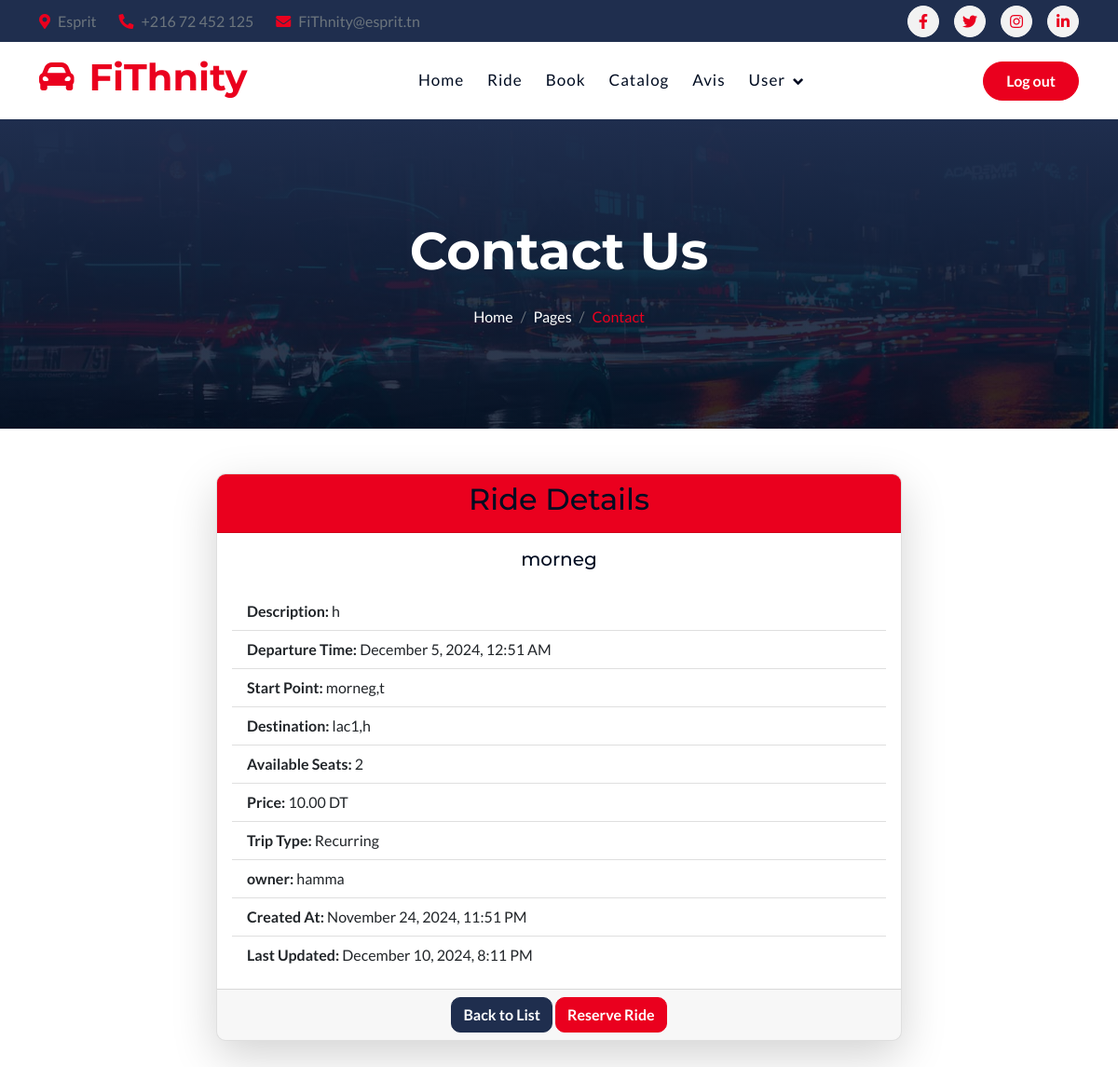
/rides/8/ (signed in), run on the app's committed database.
### Rides/models.py (models this page shows, shortened)
class Ride(models.Model):
    id_ride = models.IntegerField(primary_key=True)
    owner = models.ForeignKey(
        settings.AUTH_USER_MODEL,
        on_delete=models.CASCADE)
    name = models.CharField(
        max_length=100,
        validators=[RegexValidator(regex=r'^[\w\s]+$', message="The name can only contain alphanumeric characters.")]
    )
    description = models.TextField(blank=True, null=True)
    departure_time = models.DateTimeField(
        validators=[validate_future_date],  # Ensure the date and time are in the future
        error_messages={'required': "The departure date and time are required."},
    )
    start_point = models.CharField(
        max_length=255,
        validators=[validate_city_town],
        error_messages={'invalid': "The start point must be 'town, Tunisia'."}
    )
    destination = models.CharField(
        max_length=255,
        validators=[validate_city_town],
        error_messages={'invalid': "The destination must be 'town, Tunisia'."}
    )
    available_seats = models.PositiveIntegerField(
        default=0,
        validators=[MinValueValidator(1), MaxValueValidator(4)],  # Seats between 1 and 4
        error_messages={
            'min_value': "The number of available seats cannot be less than 1.",
            'max_value': "The number of available seats cannot be more than 4.",
            'invalid': "Please enter a valid number of available seats."
        }
    )
    price = models.DecimalField(
        max_digits=5,
        decimal_places=2,
        validators=[MinValueValidator(0), MaxValueValidator(15)],  # Max value updated to 15
        error_messages={
            'min_value': "The price must be greater than 0.",
            'max_value': "The price cannot be more than 15 DT.",
            'invalid': "Please enter a valid price."
        }
    )
    RECURRING_CHOICES = [
        ('ponctuel', 'Single Trip'),
        ('recurrent', 'Recurring Trip'),
    ]
    is_recurring = models.CharField(
        max_length=10,
        choices=RECURRING_CHOICES,
        default='ponctuel',  # Default to Single Trip
        error_messages={'invalid_choice': "Please choose between 'Single Trip' or 'Recurring Trip'."}
    )
    created_at = models.DateTimeField(auto_now_add=True)
    updated_at = models.DateTimeField(auto_now=True)
    def get_is_recurring_display(self):
        return "Recurring" if self.is_recurring else "One-time"

### userapp/models.py (models this page shows)
class user (AbstractUser):
    cin= models.CharField(('CIN') , max_length=8 ,validators=[cin_validator])
    nom =  models.CharField(('nom') , max_length=150)
    prenom=models.CharField(('prenom') , max_length=150)
    num_tel=models.CharField(('numbero de telephone') , max_length=8 , validators=[cin_validator])
    adresse= models.CharField(('adresse') , max_length=150 , validators=[validate_address])
    mail= models.CharField(('mail') , max_length=150,validators=[email_validator])
    date_naissance=models.DateField(('date de naissance'),null=True,blank=True)
    username= models.CharField(('username') , max_length=150,unique=True)
    role= models.CharField(('role') , max_length=150)
    photo = models.FileField(upload_to="static/img/users/" , validators=[FileExtensionValidator(allowed_extensions=['png','jpg'] , message="only png and jpg files allowed")],default='test.jpg')
    USERNAME_FIELD = 'username'
    REQUIRED_FIELDS = ['mail']
    def __str__(self):
        return self.username

### Rides/views.py (the view)
# urls.py: path('<int:pk>/', views.ride_detail, name='ride_detail'),
@login_required
def ride_detail(request, pk):
    ride = get_object_or_404(Ride, pk=pk)
    return render(request, 'trajet/ride_detail.html', {'ride': ride})

### template/trajet/ride_detail.html (shortened to what this page needs)
{% include "../nav.html" %}
{% load static %}
        <div class="container-fluid bg-breadcrumb">
            <div class="container text-center py-5" style="max-width: 900px;">
                <h4 class="text-white display-4 mb-4 wow fadeInDown" data-wow-delay="0.1s">Contact Us</h4>
                <ol class="breadcrumb d-flex justify-content-center mb-0 wow fadeInDown" data-wow-delay="0.3s">
                    <li class="breadcrumb-item"><a href="index.html">Home</a></li>
                    <li class="breadcrumb-item"><a href="#">Pages</a></li>
                    <li class="breadcrumb-item active text-primary">Contact</li>
                </ol>
            </div>
        </div>
        <body>
    <div class="container py-5">
        <div class="row justify-content-center">
            <div class="col-md-8">
                <div class="card shadow-lg">
                    <div class="card-header bg-primary text-white text-center">
                        <h2>Ride Details</h2>
                    </div>
                    <div class="card-body">
                        <h5 class="card-title text-center mb-4">{{ ride.name }}</h5>
                        <ul class="list-group list-group-flush">
                            <li class="list-group-item"><strong>Description:</strong> {{ ride.description }}</li>
                            <li class="list-group-item"><strong>Departure Time:</strong> {{ ride.departure_time|date:"F j, Y, g:i A" }}</li>
                            <li class="list-group-item"><strong>Start Point:</strong> {{ ride.start_point }}</li>
                            <li class="list-group-item"><strong>Destination:</strong> {{ ride.destination }}</li>
                            <li class="list-group-item"><strong>Available Seats:</strong> {{ ride.available_seats }}</li>
                            <li class="list-group-item"><strong>Price:</strong> {{ ride.price }} DT</li>
                            <li class="list-group-item"><strong>Trip Type:</strong> {{ ride.get_is_recurring_display }}</li>
                            <li class="list-group-item"><strong>owner:</strong> {{ ride.owner }}</li>
                            <li class="list-group-item"><strong>Created At:</strong> {{ ride.created_at|date:"F j, Y, g:i A" }}</li>
                            <li class="list-group-item"><strong>Last Updated:</strong> {{ ride.updated_at|date:"F j, Y, g:i A" }}</li>
                        </ul>
                    </div>
                    <div class="card-footer text-center">
                        <a href="{% url 'ride_list' %}" class="btn btn-secondary">Back to List</a>
                        <a href="{% url 'reserve_ride' ride.pk %}" class="btn btn-primary">Reserve Ride</a>
                    </div>
                </div>
            </div>
        </div>
        </div>
        </body>
    </body>
</html>

### static/css/style.css (style rules this page uses)
.btn { font-weight: 600; transition: .5s; }
.btn.btn-primary { color: var(--bs-white); }
.btn.btn-secondary { color: var(--bs-white); }
.bg-breadcrumb { position: relative; overflow: hidden; background: linear-gradient(rgba(31, 46, 78, 1), rgba(0, 12, 33, 0.8)), url(../img/fact-bg.jpg); background-position: center top; background-repeat: no-repeat; background-size: cover; padding: 60px 0 60px 0; transition: 0.5s; }
.bg-breadcrumb .breadcrumb { position: relative; }
.bg-breadcrumb .breadcrumb .breadcrumb-item a { color: var(--bs-white); }

### data on the page
Ride: name "morneg", description "h", departure_time "December 5, 2024, 12:51 AM", start_point "morneg,t", destination "lac1,h", available_seats "2", price "10.00", is_recurring "Recurring", owner "hamma", created_at "November 24, 2024, 11:51 PM", updated_at "December 10, 2024, 8:11 PM"
